Frame 1 (no input): blank canvas, image omitted
Frame 60 (the mouse pressed at the canvas centre just before this capture): blank canvas, image omitted
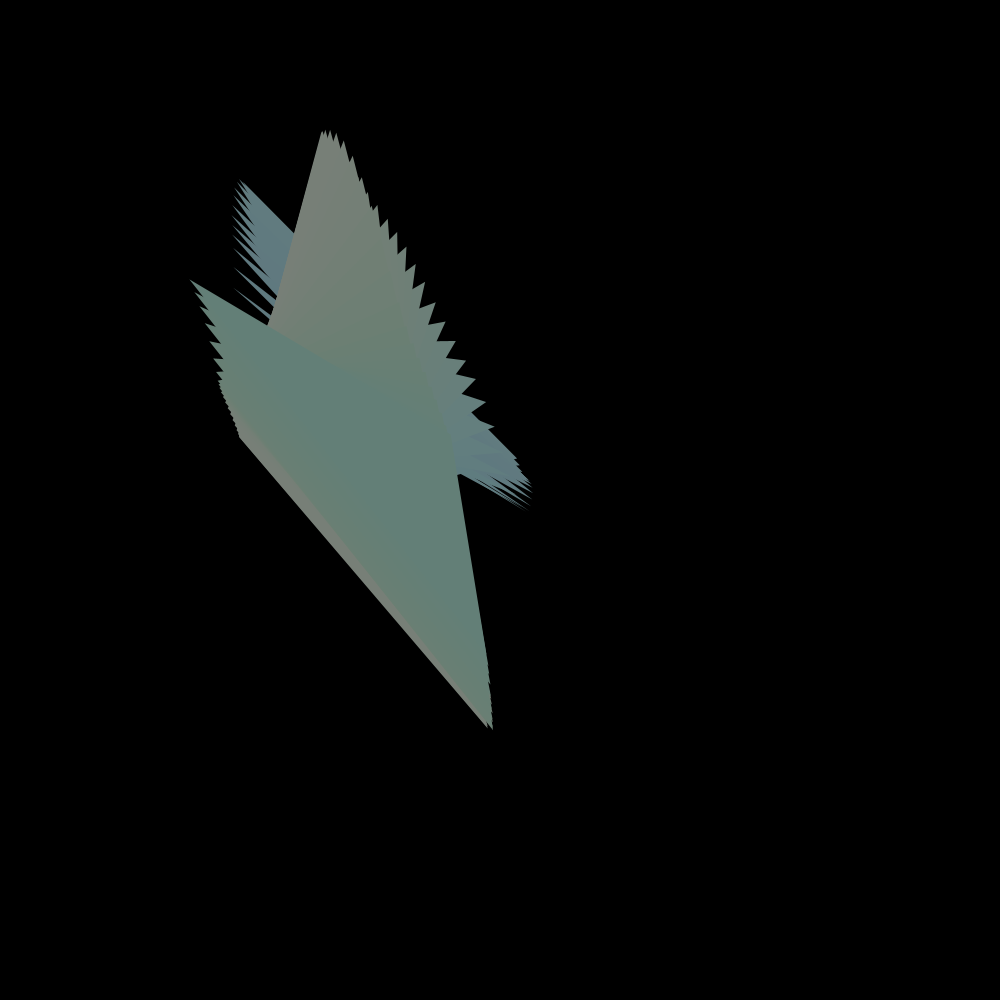
Frame 120 (the mouse held since frame 60 and released just before this capture)

The Processing sketch whose frames 1 and 60 were blank and that drew this single picture after the mouse press (run headless with seeded random() and noise(); from frame 60 on, the mouse is pressed at the canvas centre):

// Processing sketch: ruidoNoiseFill
// ── ruidoNoiseFill.pde
float xoff = 0.0;
float yoff = 0.0;


void setup() {
  size(1000, 1000);
  smooth(8);
  background(0);
  frameRate(60);
  noFill();
  colorMode(HSB);
  noStroke();
}


void draw() {
  xoff += 0.01;
  yoff += 0.02;
  beginShape();
  fill(noise(xoff)*255, noise(yoff)*128, map(mouseY, 0, height, 0, 255));
  vertex(noise(xoff)*width, noise(yoff)*height);
  noiseSeed(1);
  vertex(noise(xoff)*width, noise(yoff)*height);
  noiseSeed(2);
  vertex(noise(xoff)*width, noise(yoff)*height);
  noiseSeed(3);
  vertex(noise(xoff)*width, noise(yoff)*height);
  endShape(CLOSE);
}

void mouseClicked(){
 save(mouseY+"_ruido.png"); 
 println("se guardó la imagen");
}
